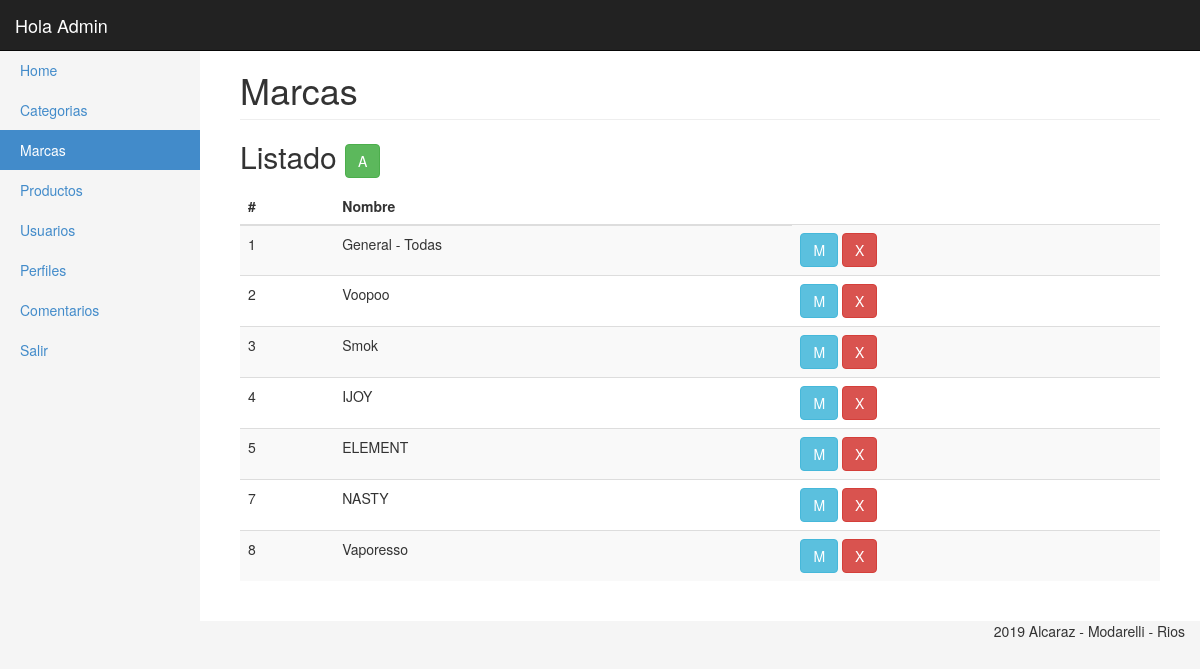
Page /_admin/marcas.php (signed in) on the committed database.
### tables this page shows
CREATE TABLE `marcas` (
  `id_marca` int(11) NOT NULL,
  `txt_desc` varchar(300) NOT NULL
);

### _admin/clases/marcas.php (called while the page is built, shortened)
<?
Class Marca{
	private $con;
	public function __construct($con){
		$this->con = $con;
	}
	public function getList(){
		$query = "SELECT id_marca, txt_desc from marcas";
        return $this->con->query($query);
	}
}
?>

### _admin/marcas.php (the view, shortened to what this page needs)
<?
require('inc/header.php');
?>
<div class="container-fluid">
      <?$marcaMenu = 'Marcas';
    $marcas = new Marca($con);
	include('inc/side_bar.php');
        ?>
        <div class="col-sm-9 col-md-10 main">
		  <h1 class="page-header">
            Marcas
          </h1>
			<h2 class="sub-header">Listado
			<?if(in_array('marca.add',$_SESSION['usuario']['permisos'])){?>
				<a href="marcas_ae.php"><button type="button" class="btn btn-success" title="Agregar">A</button></a>
			<?}?>
			</h2>
          <div class="table-responsive">
            <table class="table table-striped">
              <thead>
                <tr>
                  <th>#</th>
                  <th>Nombre</th>
                </tr>
              </thead>
			  <tbody>
				<?
					foreach($marcas->getList() as $marca){?>
						<tr>
						  <td><?=$marca['id_marca'];?></td>
						  <td><?=$marca['txt_desc'];?></td>
						  <td>
							<?if(in_array('marca.edit',$_SESSION['usuario']['permisos'])){?>
								<a href="marcas_ae.php?edit=<?=$marca['id_marca']?>"><button type="button" class="btn btn-info" title="Modificar">M</button></a>
							<?}?>
							<?if(in_array('marca.del',$_SESSION['usuario']['permisos'])){?>
								<a href="marcas.php?del=<?=$marca['id_marca']?>"><button type="button" class="btn btn-danger" title="Borrar">X</button></a>
							<?}?>
					      </td>
						</tr>
				    <?}?>
              </tbody>
            </table>
          </div>
      </div>
	</div>
</div>
<?include('inc/footer.php');?>

### _admin/css/styles.css (style rules this page uses)
body { padding-top: 50px; background-color: #f5f5f5; }
.main { padding: 20px; background-color: #fff; }
@media (min-width: 768px) { .main { padding-right: 40px; padding-left: 40px; } }
.main .page-header { margin-top: 0; }

### rows in the picture
marcas: id_marca "1", txt_desc "General - Todas"
marcas: id_marca "2", txt_desc "Voopoo"
marcas: id_marca "3", txt_desc "Smok"
marcas: id_marca "4", txt_desc "IJOY"
marcas: id_marca "5", txt_desc "ELEMENT"
marcas: id_marca "7", txt_desc "NASTY"
marcas: id_marca "8", txt_desc "Vaporesso"

### other values in the picture
$_SESSION['usuario']['nombre'] "Admin"
